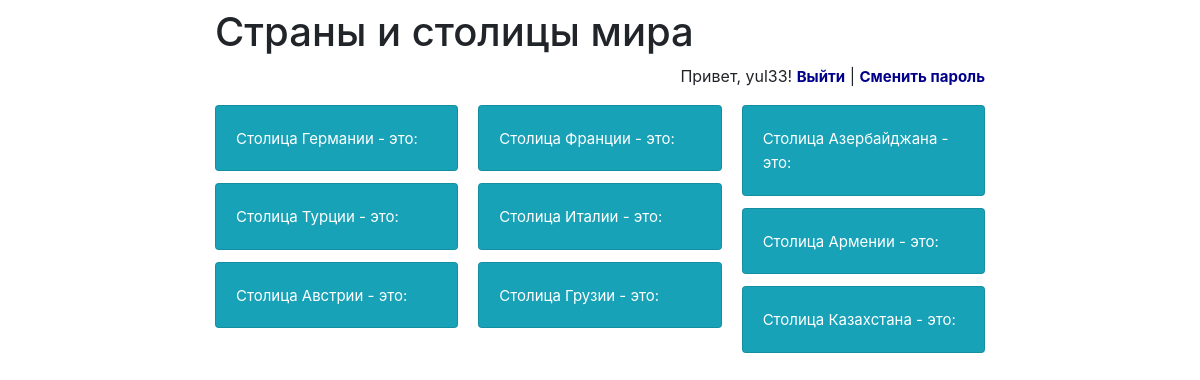
/geography/ (signed in), run on the app's committed database.
### geography/models.py (models this page shows)
class Capital(models.Model):
    capital_text = models.CharField(max_length=255)
    pub_date = models.DateTimeField('date published')

### geography/views.py (the view)
# urls.py: path(r'', views.index, name='index'),
def index(request):
    message = None
    if "message" in request.GET:
        message = request.GET["message"]
    return render(
        request,
        "index.html",
        {
            "latest_geography":
                Capital.objects.order_by('-pub_date')[:100],
            "message": message
        }
    )

### templates/index.html (shortened to what this page needs)
{% extends 'base.html' %}
{% block main %}
    {% if latest_geography %}
        <div class="card-columns" >
        {% for capital in latest_geography %}
        <div class="card bg-info">
        <div class="card-body text-left">
                    <a href="/geography/{{ capital.id }}/"
                    style="text-decoration:none;color:white;font-size:15px">
                        {{ capital.capital_text }}
                    </a>
        </div>
        </div>
        {% endfor %}
         </div>
    {% else %}
        <p>Нет стран для проверки ваших знаний.</p>
    {% endif %}
{% endblock %}

### templates/base.html (shortened to what this page needs)
<!doctype html>
<html lang="en">
<head>
     <link rel="stylesheet" href="https://cdn.jsdelivr.net/npm/bootstrap@4.6.1/dist/css/bootstrap.min.css">
</head>
<body style="background:url(https://avatars.mds.yandex.net/i?id=f2e61ecd6a3b5af2cca3b9c22defcc52-5489111-images-thumbs&n=13);background-size:100%" >
<div class="container-fluid">
    <div class="row justify-content-center " >
        <div class="col-8">
            <h1 class="mt-2">Страны и столицы мира</h1>
            {% if user.is_authenticated %}
                <p class="text-right ">
                    Привет, {{ user.username }}!
                    <a href="/geography/logout"
                     style="text-decoration:none;color:darkblue;font-size:15px;font-weight:bold">Выйти</a> |
                    <a href="/geography/password-change"
                     style="text-decoration:none;color:darkblue;font-size:15px;font-weight:bold ">
                        Сменить пароль
                    </a>
                </p>
            {% endif %}
                    {% block main %}
                    {% endblock %}
        </div>
    </div>
</div>
</body>
</html>

### data on the page
Capital: capital_text "Столица Германии - это:"
Capital: capital_text "Столица Турции - это:"
Capital: capital_text "Столица Австрии - это:"
Capital: capital_text "Столица Франции - это:"
Capital: capital_text "Столица Италии - это:"
Capital: capital_text "Столица Грузии - это:"
Capital: capital_text "Столица Азербайджана - это:"
Capital: capital_text "Столица Армении - это:"
Capital: capital_text "Столица Казахстана - это:"

### other printed values
{{ user.username }} "yul33"
